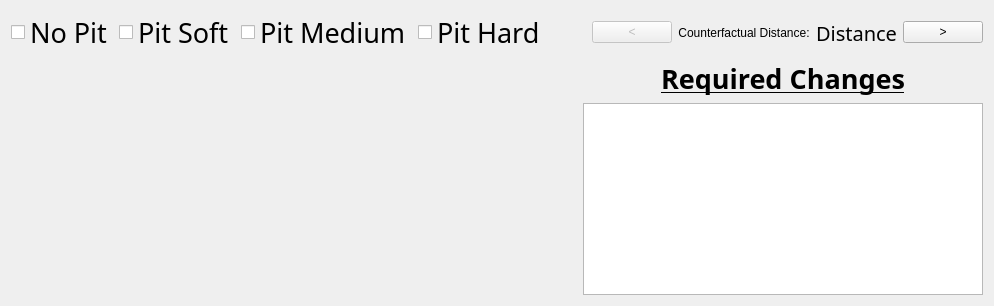
           <widget class="QWidget" name="tab_DeployCF">
            <attribute name="title">
             <string>Counterfactual</string>
            </attribute>
            <layout class="QVBoxLayout" name="verticalLayout_3" stretch="0,1">
             <item>
              <layout class="QHBoxLayout" name="horizontalLayout_10" stretch="0,0,0,0,0,0,0,0,0">
               <item alignment="Qt::AlignHCenter">
                <widget class="QCheckBox" name="box_CFNoPit">
                 <property name="minimumSize">
                  <size>
                   <width>100</width>
                   <height>0</height>
                  </size>
                 </property>
                 <property name="font">
                  <font>
                   <family>Unity Sans TT</family>
                   <pointsize>20</pointsize>
                  </font>
                 </property>
                 <property name="text">
                  <string>No Pit</string>
                 </property>
                </widget>
               </item>
               <item alignment="Qt::AlignHCenter">
                <widget class="QCheckBox" name="box_CFPitSoft">
                 <property name="minimumSize">
                  <size>
                   <width>100</width>
                   <height>0</height>
                  </size>
                 </property>
                 <property name="font">
                  <font>
                   <family>Unity Sans TT</family>
                   <pointsize>20</pointsize>
                  </font>
                 </property>
                 <property name="text">
                  <string>Pit Soft</string>
                 </property>
                </widget>
               </item>
               <item alignment="Qt::AlignHCenter">
                <widget class="QCheckBox" name="box_CFPitMedium">
                 <property name="minimumSize">
                  <size>
                   <width>100</width>
                   <height>0</height>
                  </size>
                 </property>
                 <property name="font">
                  <font>
                   <family>Unity Sans TT</family>
                   <pointsize>20</pointsize>
                  </font>
                 </property>
                 <property name="text">
                  <string>Pit Medium</string>
                 </property>
                </widget>
               </item>
               <item alignment="Qt::AlignHCenter|Qt::AlignVCenter">
                <widget class="QCheckBox" name="box_CFPitHard">
                 <property name="minimumSize">
                  <size>
                   <width>100</width>
                   <height>0</height>
                  </size>
                 </property>
                 <property name="font">
                  <font>
                   <family>Unity Sans TT</family>
                   <pointsize>20</pointsize>
                  </font>
                 </property>
                 <property name="text">
                  <string>Pit Hard</string>
                 </property>
                </widget>
               </item>
               <item>
                <spacer name="horizontalSpacer">
                 <property name="orientation">
                  <enum>Qt::Horizontal</enum>
                 </property>
                 <property name="sizeHint" stdset="0">
                  <size>
                   <width>40</width>
                   <height>20</height>
                  </size>
                 </property>
                </spacer>
               </item>
               <item>
                <widget class="QPushButton" name="btn_CFCandidateLess">
                 <property name="enabled">
                  <bool>false</bool>
                 </property>
                 <property name="text">
                  <string>&lt;</string>
                 </property>
                </widget>
               </item>
               <item>
                <widget class="QLabel" name="label_37">
                 <property name="text">
                  <string>Counterfactual Distance:</string>
                 </property>
                 <property name="alignment">
                  <set>Qt::AlignCenter</set>
                 </property>
                 <property name="wordWrap">
                  <bool>true</bool>
                 </property>
                </widget>
               </item>
               <item>
                <widget class="QLabel" name="lbl_CFDistance">
                 <property name="minimumSize">
                  <size>
                   <width>75</width>
                   <height>0</height>
                  </size>
                 </property>
                 <property name="font">
                  <font>
                   <family>Unity Sans TT</family>
                   <pointsize>15</pointsize>
                  </font>
                 </property>
                 <property name="text">
                  <string>Distance</string>
                 </property>
                 <property name="alignment">
                  <set>Qt::AlignCenter</set>
                 </property>
                </widget>
               </item>
               <item>
                <widget class="QPushButton" name="btn_CFCandidateMore">
                 <property name="text">
                  <string>&gt;</string>
                 </property>
                </widget>
               </item>
              </layout>
             </item>
             <item>
              <layout class="QHBoxLayout" name="horizontalLayout_13" stretch="1,0">
               <item>
                <layout class="QVBoxLayout" name="cf_layout"/>
               </item>
               <item>
                <layout class="QVBoxLayout" name="verticalLayout_8">
                 <item>
                  <widget class="QLabel" name="label_26">
                   <property name="font">
                    <font>
                     <family>Unity Sans TT</family>
                     <pointsize>20</pointsize>
                     <bold>true</bold>
                     <underline>true</underline>
                    </font>
                   </property>
                   <property name="text">
                    <string>Required Changes</string>
                   </property>
                   <property name="alignment">
                    <set>Qt::AlignCenter</set>
                   </property>
                  </widget>
                 </item>
                 <item>
                  <widget class="QTextEdit" name="te_CFRequiredChanges">
                   <property name="minimumSize">
                    <size>
                     <width>400</width>
                     <height>0</height>
                    </size>
                   </property>
                   <property name="font">
                    <font>
                     <family>Unity Sans TT</family>
                     <pointsize>18</pointsize>
                    </font>
                   </property>
                   <property name="readOnly">
                    <bool>true</bool>
                   </property>
                  </widget>
                 </item>
                </layout>
               </item>
              </layout>
             </item>
            </layout>
           </widget>
